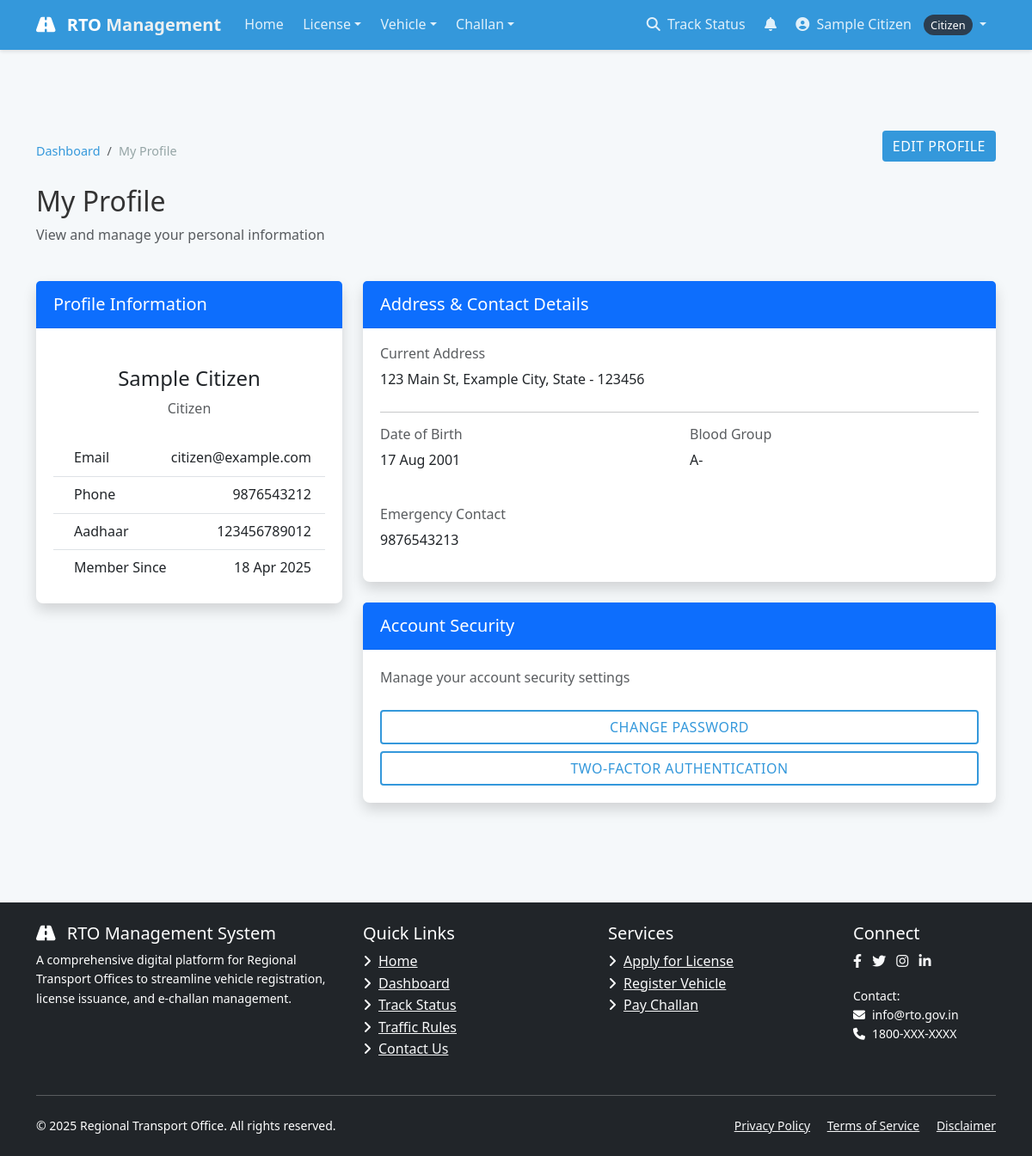
The page /accounts/profile/ (signed in) on the database its author committed.
### accounts/models.py (models this page shows, shortened)
class User(AbstractUser):
    USER_TYPE_CHOICES = (
        ('CITIZEN', 'Citizen'),
        ('OFFICER', 'RTO Officer'),
        ('ADMIN', 'Administrator'),
    )
    username = None
    email = models.EmailField(_('email address'), unique=True)
    phone_number = models.CharField(max_length=15, blank=True, null=True)
    aadhaar_number = models.CharField(max_length=16, blank=True, null=True)
    address = models.TextField(blank=True, null=True)
    user_type = models.CharField(max_length=10, choices=USER_TYPE_CHOICES, default='CITIZEN')
    profile_picture = models.ImageField(upload_to='profile_pics/', blank=True, null=True)
    USERNAME_FIELD = 'email'
    REQUIRED_FIELDS = []
    objects = UserManager()
    def get_full_name(self):
        return f"{self.first_name} {self.last_name}" if self.first_name or self.last_name else self.email

class CitizenProfile(models.Model):
    user = models.OneToOneField(User, on_delete=models.CASCADE, related_name='citizen_profile')
    date_of_birth = models.DateField(blank=True, null=True)
    blood_group = models.CharField(max_length=5, blank=True, null=True)
    emergency_contact = models.CharField(max_length=15, blank=True, null=True)

### accounts/views.py (the view)
# urls.py: path('profile/', views.profile_view, name='profile'),
@login_required
def profile_view(request):
    return render(request, 'accounts/profile.html')

### templates/accounts/profile.html (shortened to what this page needs)
{% extends 'base.html' %}
{% block content %}
<div class="container py-5">
    <div class="row mb-4">
        <div class="col">
            <nav aria-label="breadcrumb">
                <ol class="breadcrumb">
                    <li class="breadcrumb-item"><a href="{% url 'dashboard' %}">Dashboard</a></li>
                    <li class="breadcrumb-item active" aria-current="page">My Profile</li>
                </ol>
            </nav>
            <h2>My Profile</h2>
            <p class="text-muted">View and manage your personal information</p>
        </div>
        <div class="col-auto">
            <a href="{% url 'update_profile' %}" class="btn btn-primary">
                 Edit Profile
            </a>
        </div>
    </div>
    <div class="row">
        <div class="col-md-4">
            <div class="card shadow mb-4">
                <div class="card-header bg-primary text-white">
                    <h5 class="mb-0">Profile Information</h5>
                </div>
                <div class="card-body text-center">
                    <h4>{{ user.get_full_name }}</h4>
                    <p class="text-muted">{{ user.get_user_type_display }}</p>
                    <ul class="list-group list-group-flush text-start mt-4">
                        <li class="list-group-item d-flex justify-content-between align-items-center">
                            <span> Email</span>
                            <span>{{ user.email }}</span>
                        </li>
                        <li class="list-group-item d-flex justify-content-between align-items-center">
                            <span> Phone</span>
                            <span>{{ user.phone_number|default:"Not provided" }}</span>
                        </li>
                        {% if user.aadhaar_number %}
                        <li class="list-group-item d-flex justify-content-between align-items-center">
                            <span> Aadhaar</span>
                            <span>{{ user.aadhaar_number }}</span>
                        </li>
                        {% endif %}
                        <li class="list-group-item d-flex justify-content-between align-items-center">
                            <span> Member Since</span>
                            <span>{{ user.date_joined|date:"d M Y" }}</span>
                        </li>
                    </ul>
                </div>
            </div>
        </div>
        <div class="col-md-8">
            <div class="card shadow mb-4">
                <div class="card-header bg-primary text-white">
                    <h5 class="mb-0">Address & Contact Details</h5>
                </div>
                <div class="card-body">
                    <div class="mb-4">
                        <h6 class="text-muted mb-2">Current Address</h6>
                        <p>{{ user.address|default:"No address provided" }}</p>
                    </div>
                    {% if user.user_type == 'CITIZEN' and user.citizen_profile %}
                    <hr>
                    <div class="row">
                        <div class="col-md-6 mb-4">
                            <h6 class="text-muted mb-2">Date of Birth</h6>
                            <p>{{ user.citizen_profile.date_of_birth|date:"d M Y"|default:"Not provided" }}</p>
                        </div>
                        <div class="col-md-6 mb-4">
                            <h6 class="text-muted mb-2">Blood Group</h6>
                            <p>{{ user.citizen_profile.blood_group|default:"Not provided" }}</p>
                        </div>
                        <div class="col-md-6">
                            <h6 class="text-muted mb-2">Emergency Contact</h6>
                            <p>{{ user.citizen_profile.emergency_contact|default:"Not provided" }}</p>
                        </div>
                    </div>
                    {% endif %}
                </div>
            </div>
            <div class="card shadow">
                <div class="card-header bg-primary text-white">
                    <h5 class="mb-0">Account Security</h5>
                </div>
                <div class="card-body">
                    <p class="text-muted mb-4">Manage your account security settings</p>
                    <div class="d-grid gap-2">
                        <a href="#" class="btn btn-outline-primary">
                             Change Password
                        </a>
                        <a href="#" class="btn btn-outline-primary">
                             Two-Factor Authentication
                        </a>
                    </div>
                </div>
            </div>
        </div>
    </div>
</div>
{% endblock %}

### templates/base.html (shortened to what this page needs)
<!DOCTYPE html>
<html lang="en">
<head>
    <link href="https://cdn.jsdelivr.net/npm/bootstrap@5.3.0/dist/css/bootstrap.min.css" rel="stylesheet">
    <link href="https://cdnjs.cloudflare.com/ajax/libs/font-awesome/6.4.0/css/all.min.css" rel="stylesheet">
    <link rel="stylesheet" href="/static/css/style.css">
</head>
<body>
    <nav class="navbar navbar-expand-lg navbar-dark fixed-top">
        <div class="container">
            <a class="navbar-brand" href="/">
                <i class="fas fa-road me-2"></i> RTO <span>Management</span>
            </a>
            <div class="collapse navbar-collapse" id="navbarContent">
                <ul class="navbar-nav me-auto mb-2 mb-lg-0">
                    <li class="nav-item">
                        <a class="nav-link {% if request.path == '/' %}active{% endif %}" href="/">Home</a>
                    </li>
                    {% if user.is_authenticated %}
                        {% if user.user_type == 'CITIZEN' %}
                            <li class="nav-item dropdown">
                                <a class="nav-link dropdown-toggle" href="#" id="licenseDropdown" role="button" data-bs-toggle="dropdown" aria-expanded="false">License</a>
                            </li>
                            <li class="nav-item dropdown">
                                <a class="nav-link dropdown-toggle" href="#" id="vehicleDropdown" role="button" data-bs-toggle="dropdown" aria-expanded="false">Vehicle</a>
                            </li>
                            <li class="nav-item dropdown">
                                <a class="nav-link dropdown-toggle" href="#" id="challanDropdown" role="button" data-bs-toggle="dropdown" aria-expanded="false">Challan</a>
                            </li>
                        {% endif %}
                    {% endif %}
                </ul>
                <ul class="navbar-nav">
                    <li class="nav-item">
                        <a class="nav-link" href="/dashboard/status/license/" id="navStatusLink">
                            <i class="fas fa-search me-1"></i> Track Status
                        </a>
                    </li>
                    {% if user.is_authenticated %}
                        <li class="nav-item">
                            <a class="nav-link position-relative" href="#" id="notificationToggle" data-bs-toggle="dropdown" aria-expanded="false">
                                <i class="fas fa-bell"></i>
                            </a>
                        </li>
                        <li class="nav-item dropdown">
                            <a class="nav-link dropdown-toggle" href="#" id="userDropdown" role="button" data-bs-toggle="dropdown" aria-expanded="false">
                                <i class="fas fa-user-circle me-1"></i>
                                {{ user.get_full_name|default:user.email }}
                                <span class="user-badge">{{ user.get_user_type_display }}</span>
                            </a>
                        </li>
                    {% endif %}
                </ul>
            </div>
        </div>
    </nav>
    <main role="main" class="container-fluid py-5">
        {% block content %}{% endblock %}
    </main>
    <footer class="py-4 bg-dark text-white">
        <div class="container">
            <div class="row">
                <div class="col-md-4 mb-4 mb-md-0">
                    <h5><i class="fas fa-road me-2"></i> RTO Management System</h5>
                    <p class="small">A comprehensive digital platform for Regional Transport Offices to streamline vehicle registration, license issuance, and e-challan management.</p>
                </div>
                <div class="col-md-3 mb-4 mb-md-0">
                    <h5>Quick Links</h5>
                    <ul class="list-unstyled">
                        <li><a href="/" class="text-light"><i class="fas fa-angle-right me-2"></i>Home</a></li>
                        <li><a href="/dashboard/" class="text-light"><i class="fas fa-angle-right me-2"></i>Dashboard</a></li>
                        <li><a href="/dashboard/status/license/" class="text-light"><i class="fas fa-angle-right me-2"></i>Track Status</a></li>
                        <li><a href="#" class="text-light"><i class="fas fa-angle-right me-2"></i>Traffic Rules</a></li>
                        <li><a href="#" class="text-light"><i class="fas fa-angle-right me-2"></i>Contact Us</a></li>
                    </ul>
                </div>
                <div class="col-md-3 mb-4 mb-md-0">
                    <h5>Services</h5>
                    <ul class="list-unstyled">
                        <li><a href="{% url 'apply_for_license' %}" class="text-light"><i class="fas fa-angle-right me-2"></i>Apply for License</a></li>
                        <li><a href="{% url 'register_vehicle' %}" class="text-light"><i class="fas fa-angle-right me-2"></i>Register Vehicle</a></li>
                        <li><a href="{% url 'search_challan' %}" class="text-light"><i class="fas fa-angle-right me-2"></i>Pay Challan</a></li>
                    </ul>
                </div>
                <div class="col-md-2">
                    <h5>Connect</h5>
                    <div class="social-icons">
                        <a href="#" class="text-light me-2"><i class="fab fa-facebook-f"></i></a>
                        <a href="#" class="text-light me-2"><i class="fab fa-twitter"></i></a>
                        <a href="#" class="text-light me-2"><i class="fab fa-instagram"></i></a>
                        <a href="#" class="text-light me-2"><i class="fab fa-linkedin-in"></i></a>
                    </div>
                    <div class="mt-3">
                        <p class="small mb-0">Contact:</p>
                        <p class="small mb-0"><i class="fas fa-envelope me-2"></i>info@rto.gov.in</p>
                        <p class="small mb-0"><i class="fas fa-phone me-2"></i>1800-XXX-XXXX</p>
                    </div>
                </div>
            </div>
            <hr class="bg-secondary my-4">
            <div class="row">
                <div class="col-md-6">
                    <p class="small mb-0">&copy; {% now "Y" %} Regional Transport Office. All rights reserved.</p>
                </div>
                <div class="col-md-6 text-md-end">
                    <p class="small mb-0">
                        <a href="#" class="text-light me-3">Privacy Policy</a>
                        <a href="#" class="text-light me-3">Terms of Service</a>
                        <a href="#" class="text-light">Disclaimer</a>
                    </p>
                </div>
            </div>
        </div>
    </footer>
</body>
</html>

### static/css/style.css (style rules this page uses)
:root { --primary-color: #3498db; --secondary-color: #2c3e50; --success-color: #27ae60; --danger-color: #e74c3c; --warning-color: #f39c12; --info-color: #3498db; --dark-color: #2c3e50; --light-color: #ecf0f1; --gray-color: #95a5a6; --white-color: #ffffff; --box-shadow: 0 4px 6px rgba(0, 0, 0, 0.1); --transition: all 0.3s ease; }
body { font-family: 'Segoe UI', Tahoma, Geneva, Verdana, sans-serif; line-height: 1.6; color: #333; background-color: #f5f8fa; padding-top: 56px; overflow-x: hidden; }
.navbar { background-color: var(--primary-color); box-shadow: 0 2px 4px rgba(0, 0, 0, 0.1); }
.navbar-brand { font-weight: 700; color: #fff !important; }
.navbar-brand span { color: var(--light-color); }
.navbar-nav .nav-link { color: rgba(255, 255, 255, 0.85) !important; transition: var(--transition); padding: 0.5rem 1rem; margin: 0 0.2rem; border-radius: 4px; }
.user-badge { background-color: var(--secondary-color); color: white; padding: 3px 8px; border-radius: 12px; font-size: 0.8rem; margin-left: 10px; }
.btn { border-radius: 4px; transition: var(--transition); font-weight: 500; text-transform: uppercase; letter-spacing: 0.5px; border: none; }
.btn-primary { background-color: var(--primary-color); }
.btn-outline-primary { border: 2px solid var(--primary-color); color: var(--primary-color); }
.card { border: none; border-radius: 8px; box-shadow: var(--box-shadow); transition: var(--transition); margin-bottom: 20px; background-color: var(--white-color); }
.card-header { font-weight: 600; background-color: rgba(236, 240, 241, 0.5); border-bottom: 1px solid rgba(0, 0, 0, 0.05); padding: 15px 20px; }
.card-body { padding: 20px; }
.breadcrumb { background-color: transparent; padding: 0.75rem 0; }
.breadcrumb-item { font-size: 0.9rem; }
.breadcrumb-item a { color: var(--primary-color); text-decoration: none; }
.breadcrumb-item.active { color: var(--gray-color); }

### rows shown on the page
User: get_full_name "Sample Citizen", user_type "Citizen", email "citizen@example.com", phone_number "9876543212", aadhaar_number "123456789012", date_joined "18 Apr 2025", address "123 Main St, Example City, State - 123456", citizen_profile.date_of_birth "17 Aug 2001", citizen_profile.blood_group "A-", citizen_profile.emergency_contact "9876543213"
